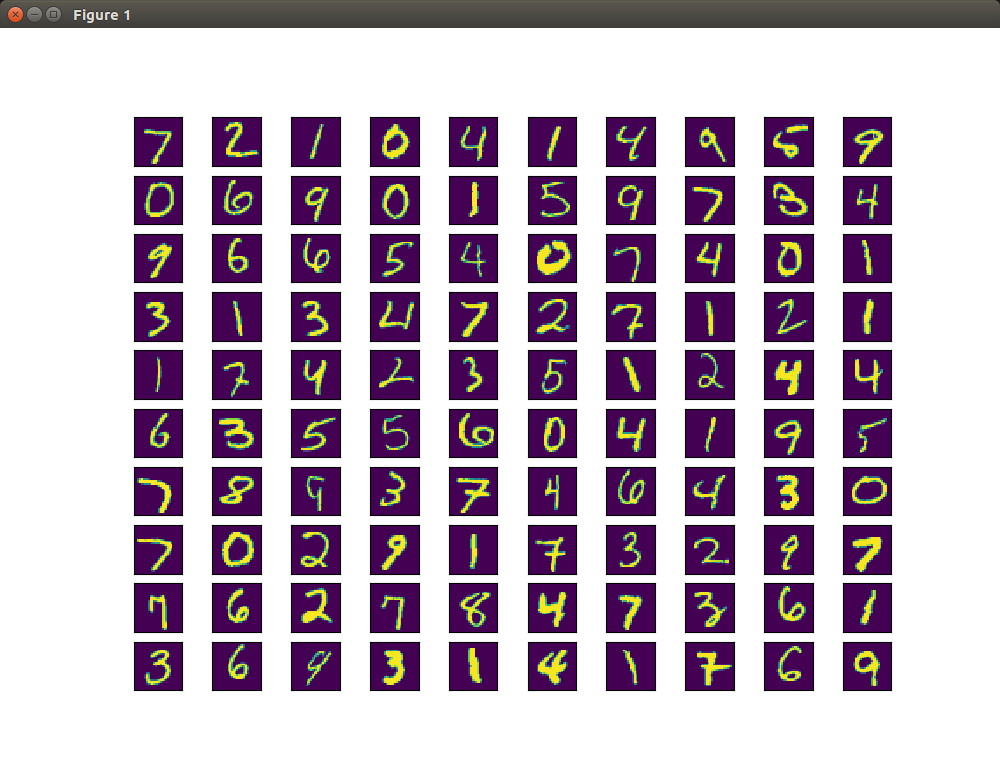

This chart was generated by the following Python code:
import matplotlib.pyplot as plt
import numpy as np
from tensorflow.examples.tutorials.mnist import input_data

mnist = input_data.read_data_sets("../MNIST_data", one_hot=True)

f, a = plt.subplots(10, 10, figsize=(10, 10))
for j in range(10):
    for i in range(10):
        a[j][i].imshow(np.reshape(mnist.test.images[j * 10 + i], [28, 28]))
        a[j][i].set_xticks([])
        a[j][i].set_yticks([])
plt.show()
